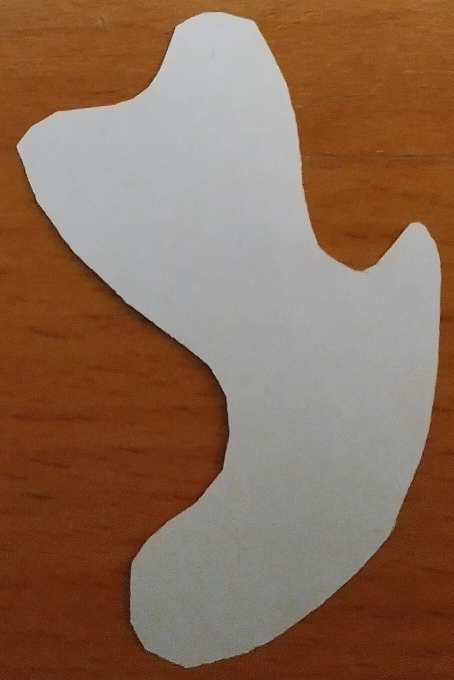
#> input picture 02b-hough-transform-general/base.jpg, 908 x 1360 px (shown at 1/2 size); its folder holds only this picture in this run
$ python -i hough_transform.py   (imports and definitions only)
#> lines starting #> are read from the running program, lines starting #| are printed output that depends on the picture
import os
import cv2
from skimage.transform import hough_circle
from constants import *


def perform_hough_transform(picture_file):
#> called with picture_file = '../02b-hough-transform-general/base.jpg'
    image = cv2.imread(picture_file, cv2.IMREAD_GRAYSCALE)
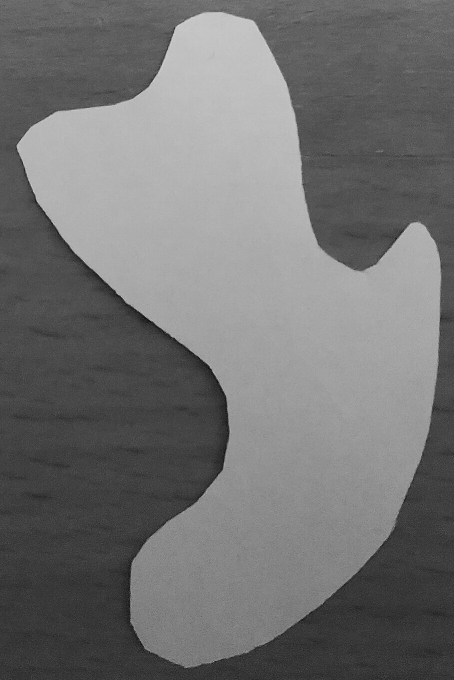
#> image: shape (1360, 908) (shown at 1/2 size); min 3, max 237, mean 113.9
    hough_space = hough_circle(image, CIRCLE_RADIUS, normalize=False)
#> (the run stopped early here; a loop or call above may not have finished)
